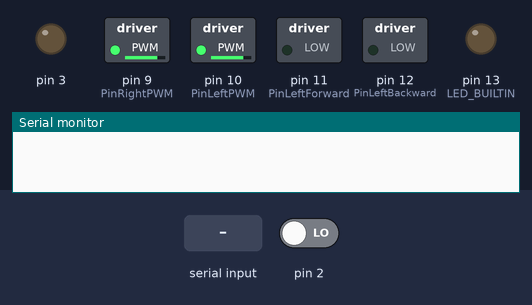
The sketch below on a simulated Arduino Mega 2560, built with avr-gcc and run on an emulated ATmega2560. On the bench: switched loads named in the sketch (green lamp = pin HIGH), output pins drawn as LEDs (lit = HIGH), the last lines printed to the serial monitor. Inputs (shaded band) come from the test bench; at power-on: pin 2 LOW.

Above: at 7.2 s.
7.3 s: "L" received over the second serial link
9.0 s: "1" received over the second serial link
At 10.2 s:
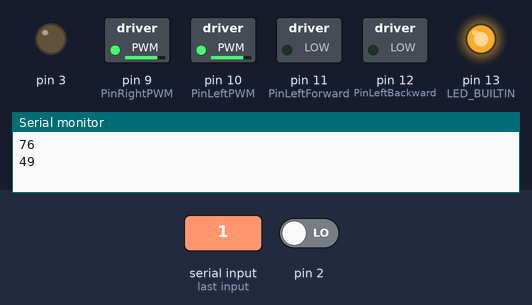
10.5 s: "0" received over the second serial link
At 11.4 s:
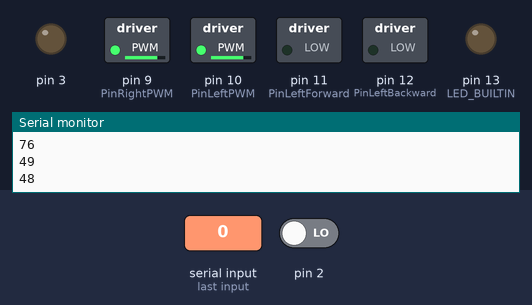
12.0 s: "2" received over the second serial link
At 12.6 s:
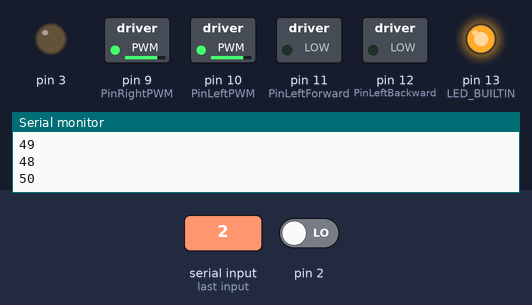
Timing chart, 0 to 14.5 s (numbered marks = the images above; inputs shaded):
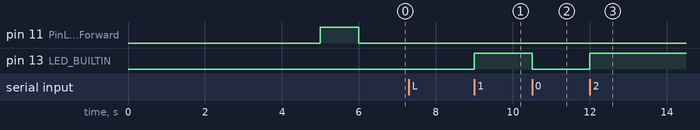

Measured:
- after the input at 9.0 s, pin 13 (LED_BUILTIN): LOW → HIGH at once
- after the input at 10.5 s, pin 13 (LED_BUILTIN): HIGH → LOW at once
- after the input at 12.0 s, pin 13 (LED_BUILTIN): LOW → HIGH at once

The sketch:

RobotRadio.ino
```cpp
#define U    1
#define UR   2
#define R    4
#define DR   8
#define D   16
#define DL  32
#define L   64
#define UL 128


const int PinRightPWM = 9;
const int PinLeftPWM = 10;
const int PinOn = 6;
const int PinLeftForward = 11;
const int PinLeftBackward = 12;
const int PinRightForward = 8;
const int PinRightBackward = 7;

int encoderR = 0;
int encoderL = 0;


int receivedByte = 0;
bool led_state = LOW;

void setup() {
  pinMode(LED_BUILTIN, OUTPUT);

  pinMode(2, INPUT);
  pinMode(4, INPUT);
  attachInterrupt(digitalPinToInterrupt(2), service2, RISING);
  attachInterrupt(digitalPinToInterrupt(4), service4, RISING);
  pinMode(13, OUTPUT);
  pinMode(3, OUTPUT);

  pinMode(PinRightPWM, OUTPUT);
  pinMode(PinLeftPWM, OUTPUT);
  pinMode(PinOn, INPUT);
  pinMode(PinLeftForward, OUTPUT);
  pinMode(PinLeftBackward, OUTPUT);

  analogWrite(PinRightPWM, 0);
  analogWrite(PinLeftPWM, 0);
  delay(5000);

  drive('F');

  delay(1000);
  brake();
  Serial.begin(9600);
  Serial1.begin(57600);
}

void loop() {
  while (Serial1.available()) {
    receivedByte = (int)Serial1.read();
    Serial.println(receivedByte);
    digitalWrite(LED_BUILTIN, led_state);
    led_state = !led_state;
  }

  switch (receivedByte) {
    // do stuff based on received byte
    case R:
      // Turn Clockwise
      // Right side: backwards
      // Left side: forward
      turn('R');
      break;
    case L:
      // Turn CCW
      // Left: backward
      // Right: Forward
      turn('L');

      break;
    case D:
      // Drive Backwards
      // Both sided backward
      drive('B');
      break;
    case U:
      // Drive Forward
      // Both sides Forward
      drive('F');

      break;
    case DR:
      // Turn R while driving backward
      // Both sides backwards
      // Right side half speed
      setDir(LOW, 'R');
      setDir(LOW, 'L');
      setSpd(4, 'L');
      setSpd(2, 'R');


      break;
    case DL:
      // Turn L while driving backwards
      // Both sides backwards
      // Left side half speed
      setDir(LOW, 'R');
      setDir(LOW, 'L');
      setSpd(2, 'L');
      setSpd(4, 'R');

      break;
    case UR:
      // Turn R while driving forward
      // Both sides forward
      // Right side half speed
      setDir(HIGH, 'R');
      setDir(HIGH, 'L');
      setSpd(4, 'L');
      setSpd(2, 'R');
      break;
    case UL:
      // Turn L while driving forward
      // Both sides forward
      // Left side half speed
      setDir(HIGH, 'R');
      setDir(HIGH, 'L');
      setSpd(2, 'L');
      setSpd(4, 'R');

      break;

    default:
      // Brake
      brake();
      break;
  }
  delay(250);


}

/*
  SerialEvent occurs whenever a new data comes in the hardware serial RX. This
  routine is run between each time loop() runs, so using delay inside loop can
  delay response. Multiple bytes of data may be available.
  // see https://www.arduino.cc/reference/en/language/functions/communication/serial/serialevent/
*/

//void serialEvent1() {
//  while (Serial1.available()) {
//    receivedByte = (int)Serial1.read();
//    digitalWrite(LED_BUILTIN, led_state);
//    led_state = !led_state;
//  }
//}


void turn(char dir) {
  if (dir = 'L') {
    // CCW
    setDir(HIGH, 'R');
    setDir(LOW, 'L');
    setSpd(5, 'L');
    setSpd(5, 'R');

  } else {
    // CW
    setDir(HIGH, 'L');
    setDir(LOW, 'R');
    setSpd(5, 'L');
    setSpd(5, 'R');


  }
}

void drive(char dir) {
  if (dir = 'F') {
    // Forward
    setDir(HIGH, 'R');
    setDir(HIGH, 'L');
    setSpd(4, 'L');
    setSpd(4, 'R');


  } else {
    // Backward
    setDir(LOW, 'R');
    setDir(LOW, 'L');
    setSpd(4, 'L');
    setSpd(4, 'R');

  }
}


void setDir( int fwd, char side) {
  if (side == 'L') {
    digitalWrite(PinLeftForward, fwd);
    digitalWrite(PinLeftBackward, !fwd);

  }
  else {
    digitalWrite(PinRightForward, fwd);
    digitalWrite(PinRightBackward, !fwd);
  }
}

void brake() {
  digitalWrite(PinLeftForward, LOW);
  digitalWrite(PinLeftBackward, LOW);
  digitalWrite(PinRightForward, LOW);
  digitalWrite(PinRightBackward, LOW);


}

void setSpd(int v, char side) {
  if (side == 'L') {
    analogWrite(PinLeftPWM, v * 51);
  } else {
    analogWrite(PinRightPWM, v * 51);
  }
}


void service2() {
  encoderR++;
}

void service4() {
  encoderL++;
}
```
